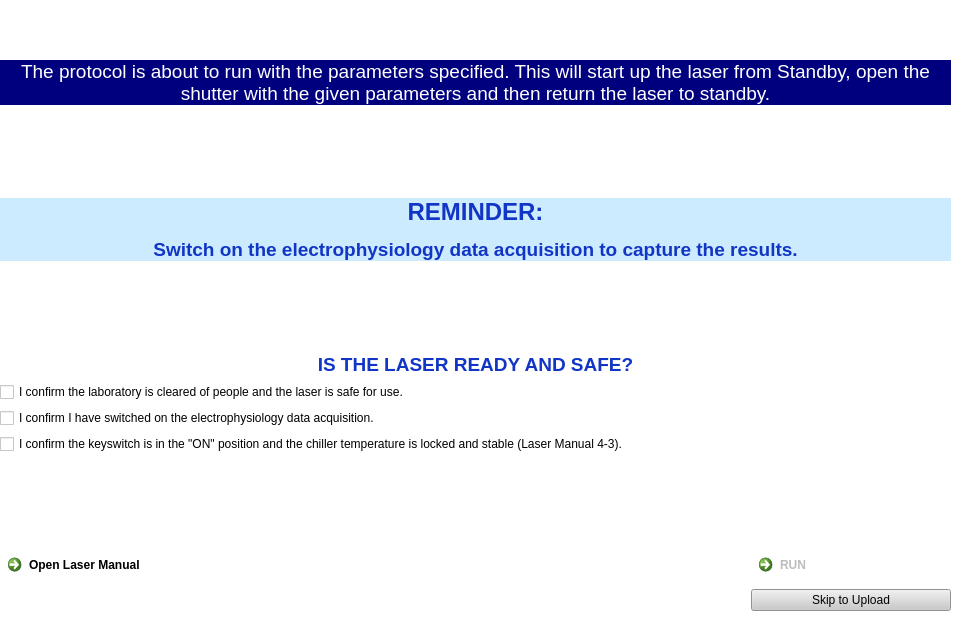
<?xml version="1.0" encoding="UTF-8"?>
<ui version="4.0">
 <class>Dialog</class>
 <widget class="QDialog" name="Dialog">
  <property name="geometry">
   <rect>
    <x>0</x>
    <y>0</y>
    <width>955</width>
    <height>632</height>
   </rect>
  </property>
  <property name="windowTitle">
   <string>Py2Pulse</string>
  </property>
  <property name="windowIcon">
   <iconset resource="../../icons.qrc">
    <normaloff>:/Icons/QTIcons/Laser2.png</normaloff>:/Icons/QTIcons/Laser2.png</iconset>
  </property>
  <property name="styleSheet">
   <string notr="true">background-color: rgb(255, 255, 255);</string>
  </property>
  <widget class="QWidget" name="gridLayoutWidget">
   <property name="geometry">
    <rect>
     <x>0</x>
     <y>60</y>
     <width>951</width>
     <height>551</height>
    </rect>
   </property>
   <layout class="QGridLayout" name="gridLayout">
    <item row="4" column="0" colspan="2">
     <widget class="QLabel" name="label">
      <property name="styleSheet">
       <string notr="true">background-color: rgb(0, 0, 127);
color: rgb(255, 255, 255);</string>
      </property>
      <property name="text">
       <string>&lt;html&gt;&lt;head/&gt;&lt;body&gt;&lt;p align=&quot;center&quot;&gt;&lt;span style=&quot; font-family:'Calibri'; font-size:14pt; color:#ffffff;&quot;&gt;The protocol is about to run with the parameters specified. This will start up the laser from Standby, open the shutter with the given parameters and then return the laser to standby.&lt;/span&gt;&lt;/p&gt;&lt;/body&gt;&lt;/html&gt;</string>
      </property>
      <property name="wordWrap">
       <bool>true</bool>
      </property>
     </widget>
    </item>
    <item row="12" column="0">
     <widget class="QCheckBox" name="checkBoxKeyswitch">
      <property name="text">
       <string>I confirm the keyswitch is in the &quot;ON&quot; position and the chiller temperature is locked and stable (Laser Manual 4-3).</string>
      </property>
     </widget>
    </item>
    <item row="11" column="0">
     <widget class="QCheckBox" name="checkBoxKeyswitch_2">
      <property name="text">
       <string>I confirm I have switched on the electrophysiology data acquisition.</string>
      </property>
     </widget>
    </item>
    <item row="9" column="0" colspan="2">
     <widget class="QCheckBox" name="checkBoxIsSafe">
      <property name="text">
       <string>I confirm the laboratory is cleared of people and the laser is safe for use.</string>
      </property>
     </widget>
    </item>
    <item row="5" column="0">
     <spacer name="verticalSpacer">
      <property name="orientation">
       <enum>Qt::Vertical</enum>
      </property>
      <property name="sizeHint" stdset="0">
       <size>
        <width>20</width>
        <height>40</height>
       </size>
      </property>
     </spacer>
    </item>
    <item row="13" column="1">
     <spacer name="horizontalSpacer">
      <property name="orientation">
       <enum>Qt::Horizontal</enum>
      </property>
      <property name="sizeHint" stdset="0">
       <size>
        <width>40</width>
        <height>20</height>
       </size>
      </property>
     </spacer>
    </item>
    <item row="18" column="1" alignment="Qt::AlignRight">
     <widget class="QCommandLinkButton" name="SWRunButton">
      <property name="minimumSize">
       <size>
        <width>200</width>
        <height>0</height>
       </size>
      </property>
      <property name="maximumSize">
       <size>
        <width>500</width>
        <height>16777215</height>
       </size>
      </property>
      <property name="cursor">
       <cursorShape>PointingHandCursor</cursorShape>
      </property>
      <property name="layoutDirection">
       <enum>Qt::LeftToRight</enum>
      </property>
      <property name="styleSheet">
       <string notr="true">font: 14pt &quot;Eras Bold ITC&quot;;
color: rgb(189, 189, 189);
border: 0px</string>
      </property>
      <property name="text">
       <string>RUN</string>
      </property>
      <property name="icon">
       <iconset resource="../../icons.qrc">
        <normaloff>:/Icons/QTIcons/RunArrowGrey.png</normaloff>:/Icons/QTIcons/RunArrowGrey.png</iconset>
      </property>
      <property name="iconSize">
       <size>
        <width>40</width>
        <height>40</height>
       </size>
      </property>
      <property name="checkable">
       <bool>false</bool>
      </property>
     </widget>
    </item>
    <item row="8" column="0" colspan="2">
     <widget class="QLabel" name="label_2">
      <property name="text">
       <string>&lt;html&gt;&lt;head/&gt;&lt;body&gt;&lt;p align=&quot;center&quot;&gt;&lt;span style=&quot; font-size:14pt; font-weight:600; color:#1135c4;&quot;&gt;IS THE LASER READY AND SAFE?&lt;/span&gt;&lt;/p&gt;&lt;/body&gt;&lt;/html&gt;</string>
      </property>
      <property name="wordWrap">
       <bool>true</bool>
      </property>
     </widget>
    </item>
    <item row="7" column="0">
     <spacer name="verticalSpacer_2">
      <property name="orientation">
       <enum>Qt::Vertical</enum>
      </property>
      <property name="sizeHint" stdset="0">
       <size>
        <width>20</width>
        <height>40</height>
       </size>
      </property>
     </spacer>
    </item>
    <item row="6" column="0" colspan="2">
     <widget class="QLabel" name="label_3">
      <property name="styleSheet">
       <string notr="true">background-color: rgb(0, 153, 255,50);</string>
      </property>
      <property name="text">
       <string>&lt;html&gt;&lt;head/&gt;&lt;body&gt;&lt;p align=&quot;center&quot;&gt;&lt;span style=&quot; font-family:'Calibri'; font-size:18pt; font-weight:600; color:#1135c4;&quot;&gt;REMINDER:&lt;/span&gt;&lt;/p&gt;&lt;p align=&quot;center&quot;&gt;&lt;span style=&quot; font-family:'Calibri'; font-size:14pt; font-weight:600; color:#1135c4;&quot;&gt;Switch on the electrophysiology data acquisition to capture the results.&lt;/span&gt;&lt;/p&gt;&lt;/body&gt;&lt;/html&gt;</string>
      </property>
      <property name="wordWrap">
       <bool>true</bool>
      </property>
     </widget>
    </item>
    <item row="19" column="1" alignment="Qt::AlignRight">
     <widget class="QPushButton" name="pushButton">
      <property name="minimumSize">
       <size>
        <width>200</width>
        <height>0</height>
       </size>
      </property>
      <property name="maximumSize">
       <size>
        <width>500</width>
        <height>16777215</height>
       </size>
      </property>
      <property name="styleSheet">
       <string notr="true">background-color: rgb(202, 202, 202);</string>
      </property>
      <property name="text">
       <string>Skip to Upload</string>
      </property>
     </widget>
    </item>
    <item row="13" column="0">
     <spacer name="verticalSpacer_3">
      <property name="orientation">
       <enum>Qt::Vertical</enum>
      </property>
      <property name="sizeHint" stdset="0">
       <size>
        <width>20</width>
        <height>40</height>
       </size>
      </property>
     </spacer>
    </item>
    <item row="18" column="0" rowspan="2">
     <widget class="QCommandLinkButton" name="LaserManualButton2">
      <property name="cursor">
       <cursorShape>PointingHandCursor</cursorShape>
      </property>
      <property name="toolTipDuration">
       <number>0</number>
      </property>
      <property name="autoFillBackground">
       <bool>false</bool>
      </property>
      <property name="styleSheet">
       <string notr="true">font: 12pt &quot;Eras Medium ITC&quot;; border: 10px</string>
      </property>
      <property name="text">
       <string>Open Laser Manual</string>
      </property>
      <property name="icon">
       <iconset resource="../../icons.qrc">
        <normaloff>:/Icons/QTIcons/InfoDark.png</normaloff>:/Icons/QTIcons/InfoDark.png</iconset>
      </property>
     </widget>
    </item>
   </layout>
  </widget>
  <widget class="QLabel" name="label_173">
   <property name="geometry">
    <rect>
     <x>390</x>
     <y>0</y>
     <width>180</width>
     <height>60</height>
    </rect>
   </property>
   <property name="maximumSize">
    <size>
     <width>180</width>
     <height>60</height>
    </size>
   </property>
   <property name="text">
    <string/>
   </property>
   <property name="pixmap">
    <pixmap resource="../../icons.qrc">:/Icons/QTIcons/Py2Pulse Logo.PNG</pixmap>
   </property>
   <property name="scaledContents">
    <bool>true</bool>
   </property>
  </widget>
 </widget>
 <resources>
  <include location="../../icons.qrc"/>
  <include location="../../icons.qrc"/>
 </resources>
 <connections/>
</ui>
